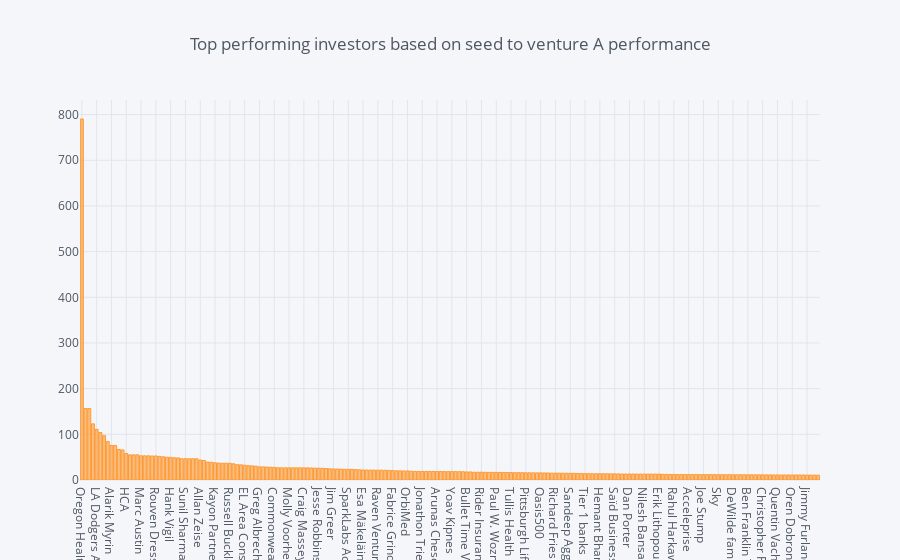

This figure's notebook cell:
### Markdown cell above
## Looking at the best performing of all time:

### Code cell
df_g1 = df_main_operating_seed_nan.groupby([ 'investor'],)[['pct_money_raised']].mean()
df_des = df_g1.sort_values('pct_money_raised', ascending=False)
iplot(df_des[:200].iplot(asFigure=True,
                 kind='bar',
                 xTitle='',
                 yTitle='',
                 title='Top performing investors based on seed to venture A performance '))

### Figure 1 — Plotly figure (JSON) as saved in the notebook; plotly's stock layout.template omitted (floating-point values rounded to 4 significant figures; data arrays with more than 128 entries replaced by an {"elided": "..."} marker saying what was removed)
{"data": [{"marker": {"color": "rgba(255, 153, 51, 0.6)", "line": {"color": "rgba(255, 153, 51, 1.0)", "width": 1}}, "name": "pct_money_raised", "orientation": "v", "text": "", "type": "bar", "x": {"elided": "200 str values"}, "y": {"elided": "200 float values"}}], "layout": {"legend": {"bgcolor": "#F5F6F9", "font": {"color": "#4D5663"}}, "paper_bgcolor": "#F5F6F9", "plot_bgcolor": "#F5F6F9", "title": "Top performing investors based on seed to venture A performance ", "titlefont": {"color": "#4D5663"}, "xaxis1": {"gridcolor": "#E1E5ED", "showgrid": true, "tickfont": {"color": "#4D5663"}, "title": "", "titlefont": {"color": "#4D5663"}, "zerolinecolor": "#E1E5ED"}, "yaxis1": {"gridcolor": "#E1E5ED", "showgrid": true, "tickfont": {"color": "#4D5663"}, "title": "", "titlefont": {"color": "#4D5663"}, "zerolinecolor": "#E1E5ED"}}}
